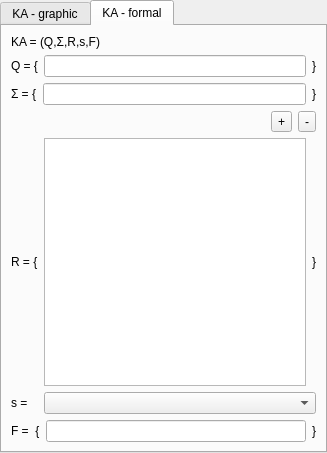
<?xml version="1.0" encoding="UTF-8"?>
<ui version="4.0">
 <class>FA_widget</class>
 <widget class="QWidget" name="FA_widget">
  <property name="geometry">
   <rect>
    <x>0</x>
    <y>0</y>
    <width>327</width>
    <height>453</height>
   </rect>
  </property>
  <property name="sizePolicy">
   <sizepolicy hsizetype="Preferred" vsizetype="Preferred">
    <horstretch>0</horstretch>
    <verstretch>0</verstretch>
   </sizepolicy>
  </property>
  <property name="windowTitle">
   <string>Form</string>
  </property>
  <layout class="QGridLayout" name="gridLayout">
   <property name="leftMargin">
    <number>0</number>
   </property>
   <property name="topMargin">
    <number>0</number>
   </property>
   <property name="rightMargin">
    <number>0</number>
   </property>
   <property name="bottomMargin">
    <number>0</number>
   </property>
   <property name="spacing">
    <number>0</number>
   </property>
   <item row="0" column="0">
    <widget class="QTabWidget" name="tabWidget">
     <property name="currentIndex">
      <number>1</number>
     </property>
     <widget class="QWidget" name="KA_diagram">
      <attribute name="title">
       <string>KA - graphic</string>
      </attribute>
      <layout class="QVBoxLayout" name="verticalLayout">
       <property name="spacing">
        <number>0</number>
       </property>
       <property name="leftMargin">
        <number>0</number>
       </property>
       <property name="topMargin">
        <number>0</number>
       </property>
       <property name="rightMargin">
        <number>0</number>
       </property>
       <property name="bottomMargin">
        <number>0</number>
       </property>
       <item>
        <widget class="QGraphicsView" name="graphicsView">
         <property name="sceneRect">
          <rectf>
           <x>0.000000000000000</x>
           <y>0.000000000000000</y>
           <width>500.000000000000000</width>
           <height>500.000000000000000</height>
          </rectf>
         </property>
        </widget>
       </item>
      </layout>
     </widget>
     <widget class="QWidget" name="KA_formal">
      <attribute name="title">
       <string>KA - formal</string>
      </attribute>
      <layout class="QVBoxLayout" name="verticalLayout_2">
       <item>
        <widget class="QLabel" name="label">
         <property name="text">
          <string>KA = (Q,Σ,R,s,F)</string>
         </property>
        </widget>
       </item>
       <item>
        <layout class="QHBoxLayout" name="horizontalLayout_3">
         <item>
          <widget class="QLabel" name="label_2">
           <property name="text">
            <string>Q = {</string>
           </property>
          </widget>
         </item>
         <item>
          <widget class="QLineEdit" name="statesLineEdit"/>
         </item>
         <item>
          <widget class="QLabel" name="label_3">
           <property name="text">
            <string>}</string>
           </property>
          </widget>
         </item>
        </layout>
       </item>
       <item>
        <layout class="QHBoxLayout" name="horizontalLayout_4">
         <item>
          <widget class="QLabel" name="label_6">
           <property name="text">
            <string>Σ = {</string>
           </property>
          </widget>
         </item>
         <item>
          <widget class="QLineEdit" name="alphabetLineEdit"/>
         </item>
         <item>
          <widget class="QLabel" name="label_7">
           <property name="text">
            <string>}</string>
           </property>
          </widget>
         </item>
        </layout>
       </item>
       <item>
        <layout class="QHBoxLayout" name="horizontalLayout">
         <item>
          <spacer name="horizontalSpacer">
           <property name="orientation">
            <enum>Qt::Horizontal</enum>
           </property>
           <property name="sizeType">
            <enum>QSizePolicy::Expanding</enum>
           </property>
           <property name="sizeHint" stdset="0">
            <size>
             <width>40</width>
             <height>20</height>
            </size>
           </property>
          </spacer>
         </item>
         <item>
          <widget class="QToolButton" name="addRuleToolButton">
           <property name="text">
            <string>+</string>
           </property>
          </widget>
         </item>
         <item>
          <widget class="QToolButton" name="removeRuleToolButton">
           <property name="text">
            <string>-</string>
           </property>
          </widget>
         </item>
        </layout>
       </item>
       <item>
        <layout class="QHBoxLayout" name="horizontalLayout_2">
         <item>
          <widget class="QLabel" name="label_4">
           <property name="text">
            <string>R = {</string>
           </property>
          </widget>
         </item>
         <item>
          <widget class="QListWidget" name="rulesListWidget">
           <property name="selectionMode">
            <enum>QAbstractItemView::MultiSelection</enum>
           </property>
          </widget>
         </item>
         <item>
          <widget class="QLabel" name="label_8">
           <property name="text">
            <string>}</string>
           </property>
          </widget>
         </item>
        </layout>
       </item>
       <item>
        <layout class="QHBoxLayout" name="horizontalLayout_7">
         <item>
          <widget class="QLabel" name="label_10">
           <property name="text">
            <string>s =   </string>
           </property>
          </widget>
         </item>
         <item>
          <widget class="QComboBox" name="startStateComboBox">
           <property name="sizePolicy">
            <sizepolicy hsizetype="Expanding" vsizetype="Fixed">
             <horstretch>0</horstretch>
             <verstretch>0</verstretch>
            </sizepolicy>
           </property>
          </widget>
         </item>
        </layout>
       </item>
       <item>
        <layout class="QHBoxLayout" name="horizontalLayout_6">
         <item>
          <widget class="QLabel" name="label_5">
           <property name="text">
            <string>F =  {</string>
           </property>
          </widget>
         </item>
         <item>
          <widget class="QLineEdit" name="endingStatesLineEdit"/>
         </item>
         <item>
          <widget class="QLabel" name="label_9">
           <property name="text">
            <string>}</string>
           </property>
          </widget>
         </item>
        </layout>
       </item>
      </layout>
     </widget>
    </widget>
   </item>
  </layout>
 </widget>
 <resources/>
 <connections/>
</ui>
